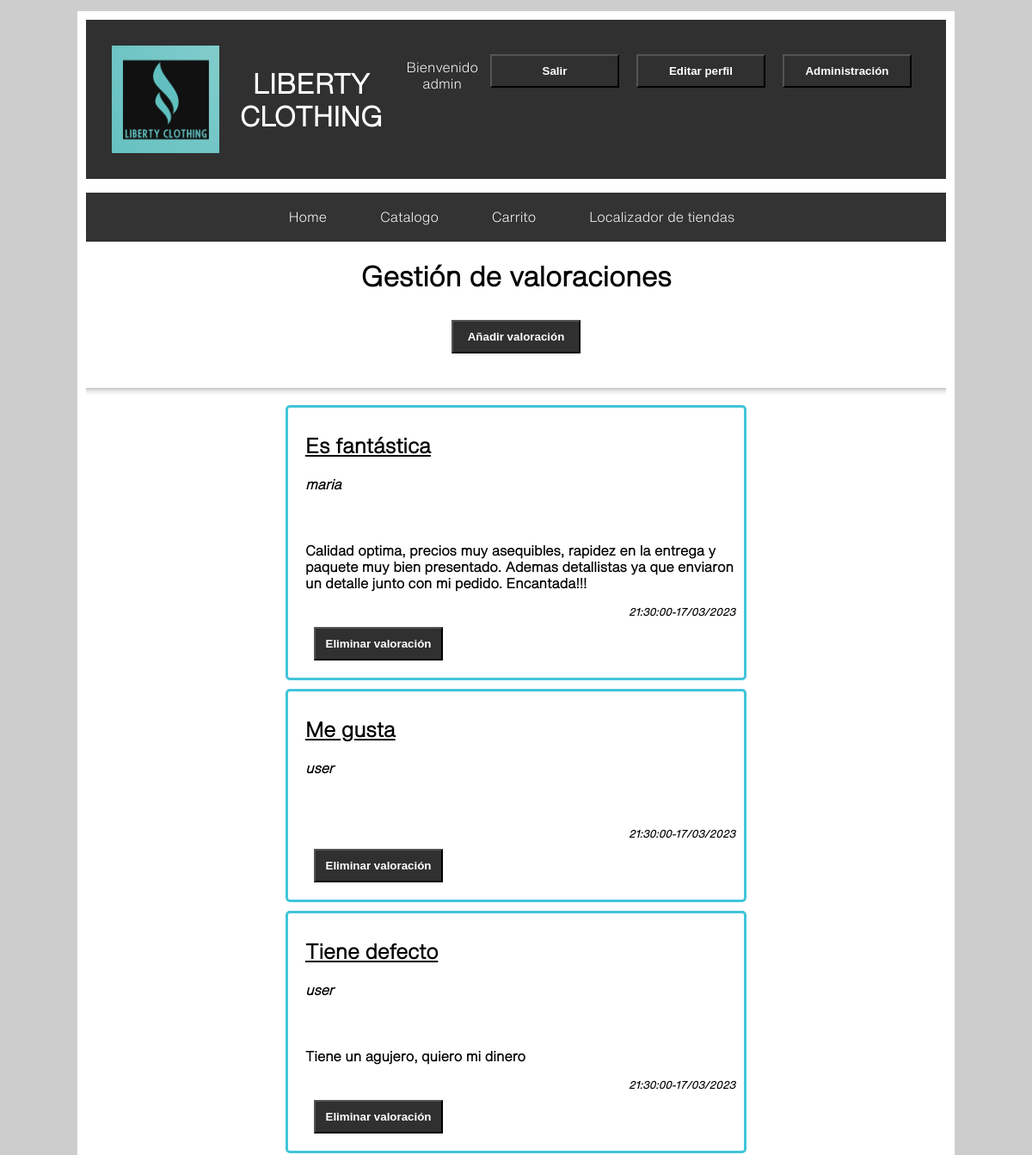
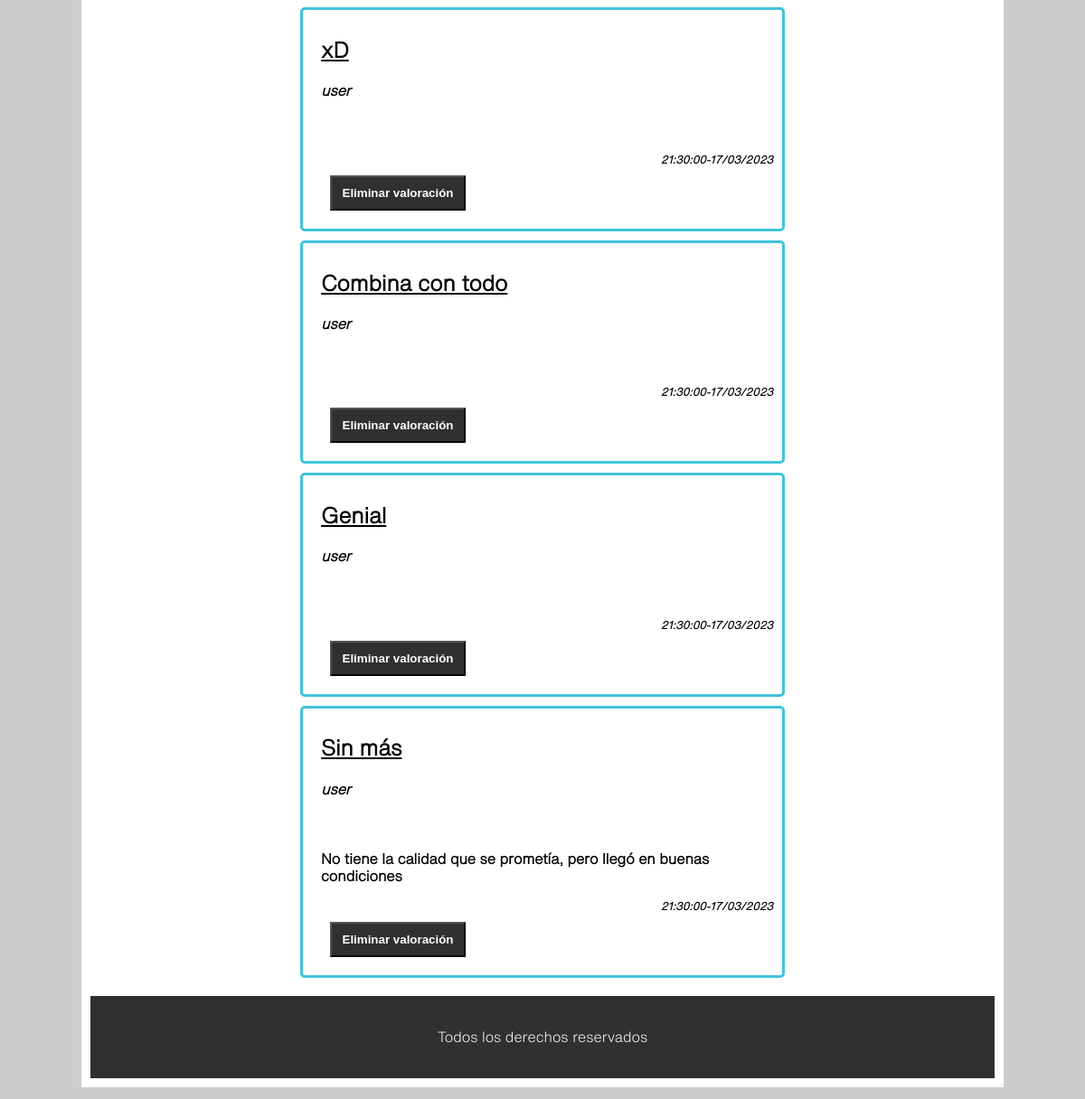
Page /gestionValoraciones.php (signed in) on the committed database (2 pictures, top to bottom).
### tables this page shows
CREATE TABLE IF NOT EXISTS `valoraciones` (
  `NombreUsuario` varchar(255) NOT NULL,
  `idProducto` varchar(255) NOT NULL,
  `Titulo` varchar(1000) NOT NULL,
  `Descripción` varchar(1000) NOT NULL,
  `Estrellas` int(11) NOT NULL,
  `Fecha` varchar(30) NOT NULL,
  `MeGustas` int(11) NOT NULL
);

### includes/logica/Valoracion.php (called while the page is built, shortened)
<?php
    class Valoracion{
        public static function showAllReports()
	    {
		    $app = Aplicacion::getInstance();
		    $conn = $app->getConexionBd();
		    $vals = [];
		    $i = 0;
		    $sql = "SELECT * FROM valoraciones";
		    if ($resultado = $conn->query($sql)) {
			    if ($resultado->num_rows > 0) {
				    while ($fila = $resultado->fetch_assoc()) {
					    $vals[$i] = $fila;
					    $i++;
				    }
			    }
		    }
		    return $vals;
	    }
    }

### gestionValoraciones.php (the view, shortened to what this page needs)
<?php
$valoraciones = "";
if (! isset($_SESSION['esAdmin']) || !$_SESSION['esAdmin']) {
	header("Location:index.php");
}
else {
	$vals = Valoracion::showAllReports();
	if ($vals != null) {
		foreach ($vals as $v) {
			$nombre = $v['NombreUsuario'];
			$tit = $v['Titulo'];
			$desc = $v['Descripción'];
			$starsSel = $v['Estrellas'];
			$fecha = $v['Fecha'];
			$idP = $v['idProducto'];
			$valoraciones .= <<<EOF
            <div class="valoracion">
                <h2>$tit</h2>
                <h4>$nombre</h4>
                <div class="estrellas"><span class="sel sel-$starsSel"></span></div>
                <p>$desc</p>
                <div class= "fecha">$fecha</div><form action='eliminarValoracion.php' method="POST"><input type="hidden" name= "user" value= $nombre><input type="hidden" name= "idP" value= $idP><button type='submit'>Eliminar valoración</button></form>
            </div>
            EOF;
		}
	} else {
		$valoraciones = <<<EOF
            <h4>No hay valoraciones del producto</h4>
        EOF;
	}
    $contenidoPrincipal = <<<EOF
	<h1>Gestión de valoraciones</h1>
	<form action='catalogo.php'><button type='submit' name="submit" id="submit">Añadir valoración</button></form>
	<hr class="divVal">
	$valoraciones
	EOF;
}
require __DIR__.'/includes/vistas/plantillas/plantilla.php';

### css/estilo.css (style rules this page uses)
body { font-family: themillion; background-color: #CDCDCD; height: 100%; }
form { width: auto; }
input, textarea, select, button { width : 150px; }
button { color: white; background-color: #303030; font-weight: bold; padding: 10px; margin: 10px; }
.divVal { margin-top: 30px; height: 10px; border: 0; box-shadow: 0 10px 10px -10px #8c8b8b inset; }
.valoracion { color: black; background-color: white; padding: 10px; margin: auto; margin-top: 10px; top: 10px; text-align: left; text-decoration: none; font-weight: bold; border: solid; padding-left: 20px; border-color: rgb(65, 197, 218); border-radius: 5px; width: 500px; height: auto; }
.valoracion h2 { text-decoration:underline; }
.valoracion h4 { font-style: italic; }
.estrellas { border: none; font-weight: bold; font-size: 40px; }
.sel { width: 100px; height: 21px; display: block; background: url(http://lh5.googleusercontent.com/-Sp-iHFztZdc/UVD89O9oM1I/AAAAAAAAEU0/Xh-FBDaWyJY/s000/estrellas.png) 0 0 no-repeat; }
.sel-0 { background-position: -100px 0; }
.sel-2 { background-position: -60px 0; }
.sel-3 { background-position: -40px 0; }
.sel-4 { background-position: -21px 0; }
.sel-5 { background-position: 0 0; }
.fecha { text-align:right; font-style:italic; font-size:12px; }

### rows in the picture
valoraciones: Titulo "Es fantástica", NombreUsuario "maria", Descripción "Calidad optima, precios muy asequibles, rapidez en la entrega y paquete muy bien presentado. Ademas detallistas ya que enviaron un detalle junto con mi pedido. Encantada!!!", Fecha "21:30:00-17/03/2023"
valoraciones: Titulo "Me gusta", NombreUsuario "user", Fecha "21:30:00-17/03/2023"
valoraciones: Titulo "Tiene defecto", NombreUsuario "user", Descripción "Tiene un agujero, quiero mi dinero", Fecha "21:30:00-17/03/2023"
valoraciones: Titulo "xD", NombreUsuario "user", Fecha "21:30:00-17/03/2023"
valoraciones: Titulo "Combina con todo", NombreUsuario "user", Fecha "21:30:00-17/03/2023"
valoraciones: Titulo "Genial", NombreUsuario "user", Fecha "21:30:00-17/03/2023"
valoraciones: Titulo "Sin más", NombreUsuario "user", Descripción "No tiene la calidad que se prometía, pero llegó en buenas condiciones", Fecha "21:30:00-17/03/2023"

### other values in the picture
$_SESSION['nombre'] "admin"
